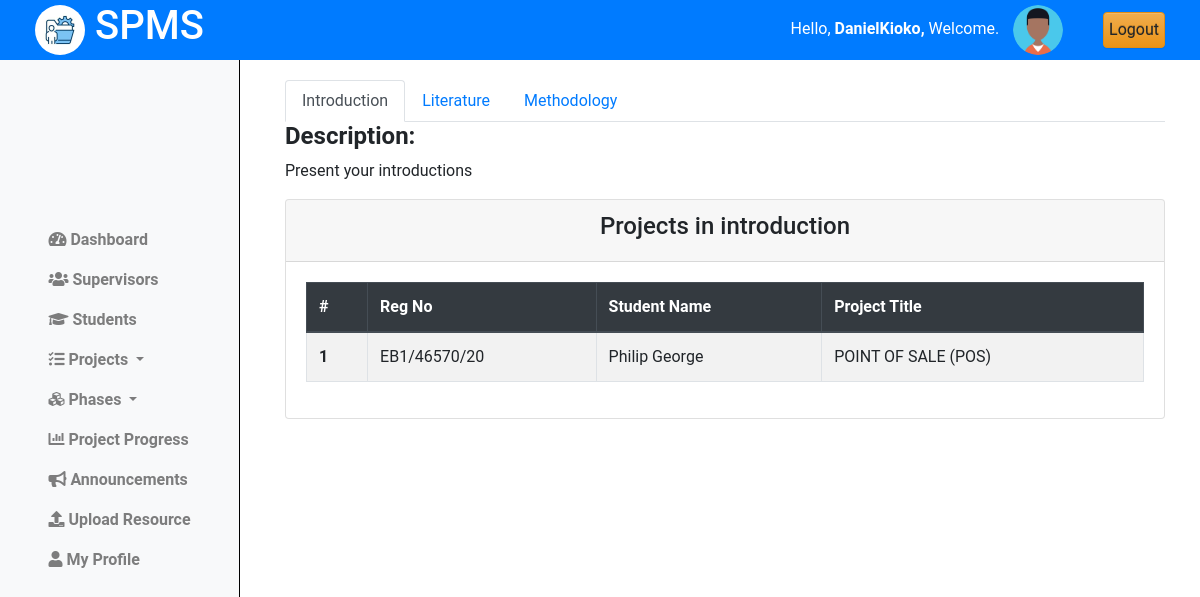
The app's page /projects/miletones/ (signed in), older data.
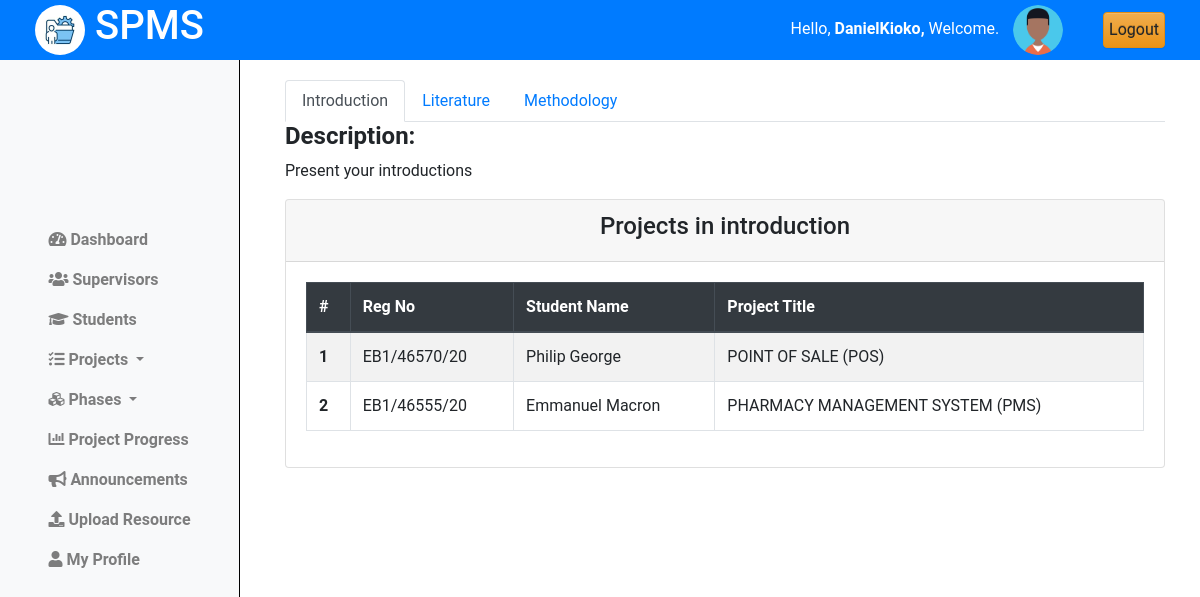
The same page, newer data.
### projectsApp/models.py (models this page shows, shortened)
class Phases(models.Model):
    name = models.CharField(max_length=255, unique=True)  # Ensure unique phase names
    description = models.TextField()
    order = models.IntegerField(unique=True)  # Ensure unique order for phases
    deadline_date = models.DateField(null=True, blank=True)  # Optional deadline for phase

class Proposal(models.Model):
    student = models.ForeignKey(Student, on_delete=models.CASCADE, related_name='proposals')  # Link to Student model
    title = models.CharField(max_length=255)
    current_phase = models.ForeignKey(Phases, on_delete=models.SET_NULL, null=True, related_name='proposals')
    lecturer = models.ForeignKey(Lecturer, on_delete=models.SET_NULL, null=True, related_name='proposals')
    project = models.ForeignKey(Projects, on_delete=models.CASCADE, null=True, related_name='proposals')  # Filter by project status
    completed = models.BooleanField(default=False)
    """
        Check if all phases are completed.
    """

class Student(models.Model):
    regno = models.CharField(max_length=255, unique=True)
    email = models.EmailField(max_length=255, unique=True)
    name = models.CharField(max_length=255)
    phone_number = models.IntegerField(null=True, blank=True)
    intake_year = models.PositiveSmallIntegerField(default=2024)
    password = models.CharField(max_length=128, null=False, blank=False)
    user_id = models.AutoField(primary_key=True)
    last_login = models.DateTimeField(blank=True, null=True)
    USERNAME_FIELD = 'email'
    REQUIRED_FIELDS = ['regno', 'name', 'phone_number']
    class Meta:
        db_table = "students"

### projectsApp/AccessControl.py (the view)
    @login_required
    def wrapper(request, *args, **kwargs):
        if not isinstance(request.user, Coordinator):
            return redirect('cordinator_login')
        return function(request, *args, **kwargs)

### projectsApp/AccessControl.py (called while the page is built)
def coordinator_required(function):
    @login_required
    def wrapper(request, *args, **kwargs):
        if not isinstance(request.user, Coordinator):
            return redirect('cordinator_login')
        return function(request, *args, **kwargs)
    return wrapper

### projectsApp/views.py (called while the page is built)
@coordinator_required
def view_milestones_cord(request):
    phases = Phases.objects.all().order_by('order')  # Get all phases in order
    context = {'phases': phases}
    return render(request, 'cordinator/milestones_cord.html', context)

### projectsApp/templates/cordinator/milestones_cord.html (shortened to what this page needs)
{% extends 'base_cord.html' %}
{% load static %}
{% block content %}
{% include 'column1_cord.html' %}
<div class="content">
  <div class="container-fluid">
    <div class="row">
      <div class="col-md-12">
        <ul class="nav nav-tabs" id="milestoneTabs">
          {% for phase in phases %}
            <li class="nav-item">
              <a class="nav-link {% if forloop.first %}active{% endif %}" id="phase-{{ phase.id }}-tab" data-toggle="tab" href="#phase-{{ phase.id }}">{{ phase.name|title }}</a>
            </li>
          {% endfor %}
        </ul>
        <div class="tab-content" id="milestoneTabsContent">
          {% for phase in phases %}
            <div class="tab-pane fade {% if forloop.first %}show active{% endif %}" id="phase-{{ phase.id }}">
              <h4><b>Description: </b> </h4>
              <p>{{ phase.description }}</p>
              <div class="card">
                <div class="card-header text-center">
                  <h4>Projects in {{ phase.name }}</h4>
                </div>
                <div class="card-body">
                  <table class="table table-bordered table-hover table-striped border-info">
                    <thead class="thead-dark">
                      <tr>
                        <th scope="col">#</th>
                        <th scope="col">Reg No</th>
                        <th scope="col">Student Name</th>
                        <th scope="col">Project Title</th>
                      </tr>
                    </thead>
                    <tbody>
                      {% for proposal in phase.proposals.all %}
                        <tr>
                          <th scope="row">{{ forloop.counter }}</th>
                          <td>{{ proposal.student.regno|upper }}</td>
                          <td>{{ proposal.student.name }}</td>
                          <td>{{ proposal.title }}</td>
                        </tr>
                      {% empty %}
                        <tr>
                          <td colspan="4">No students in this phase yet.</td>
                        </tr>
                      {% endfor %}
                    </tbody>
                  </table>
                </div>
              </div>
            </div>
          {% endfor %}
        </div>
      </div>
    </div>
  </div>
</div>
<link rel="stylesheet" href="{% static 'css/milestones_lec.css' %}">
{% endblock %}

Row changes from the older to the newer data that the page shows:
added Proposal: student.regno "EB1/46555/20", student.name "Emmanuel Macron", title "PHARMACY MANAGEMENT SYSTEM (PMS)", shown under Phases "introduction"
